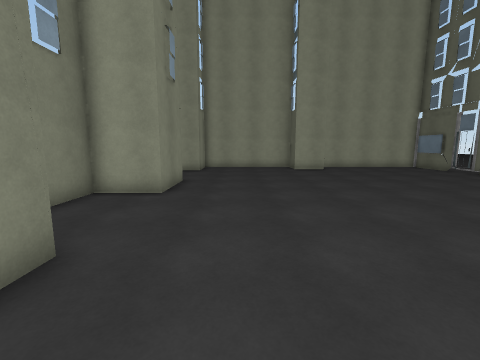
view 1 (above)

15 first-person views from a walk through a Unity game level. The camera is 1.5 m above the floor, tilts 8° down and sees 90° across. The floor is counted in squares, 1 m on a side. Each view is taken from the middle of a square. On the plan, view 1 faces up. The plan holds only what a view shows up to about 13 squares ahead; the rest is blank. The place goes on beyond the plan.

view 2
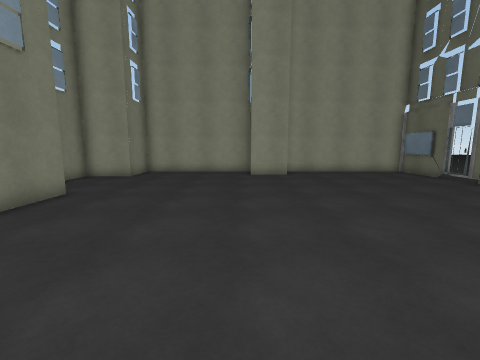

view 3
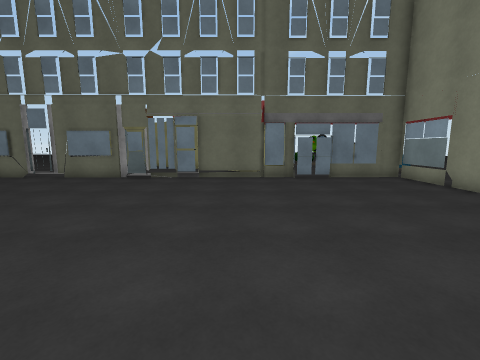

view 4
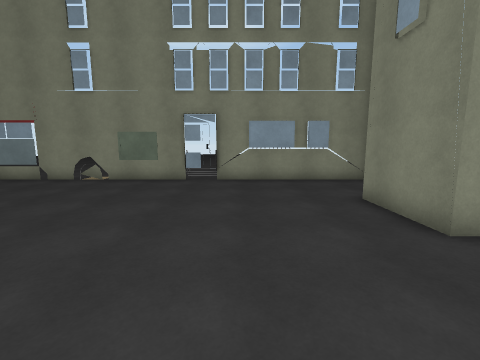

view 5
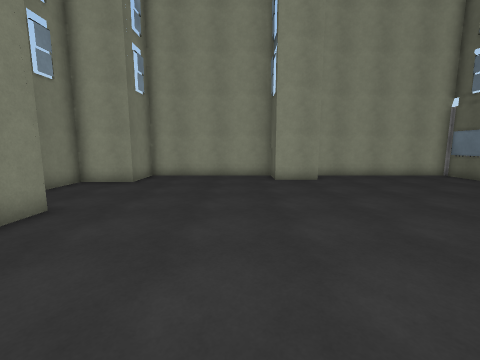

view 6
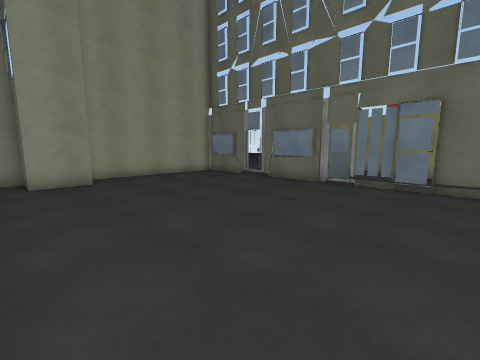

view 7
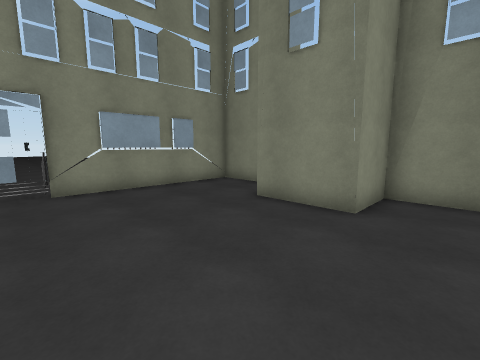

view 8
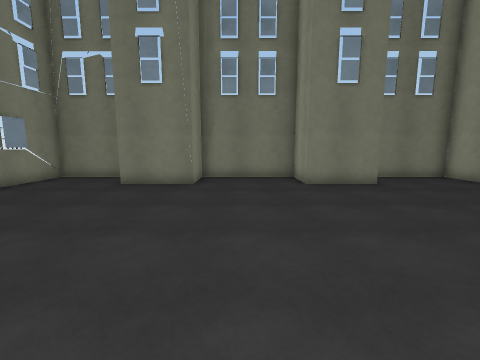

view 9
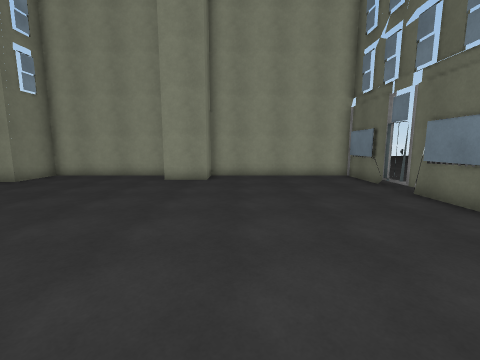

view 10
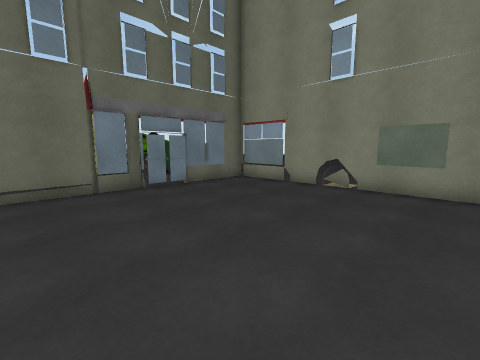

view 11
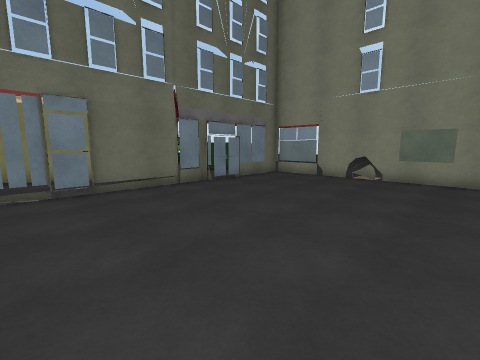

view 12
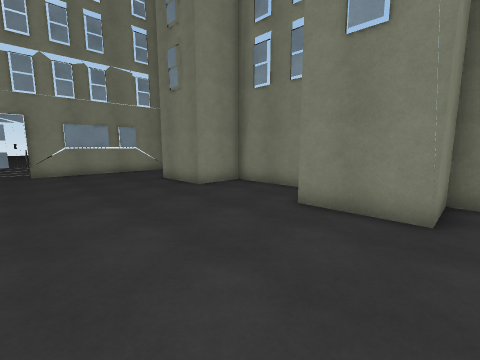

view 13
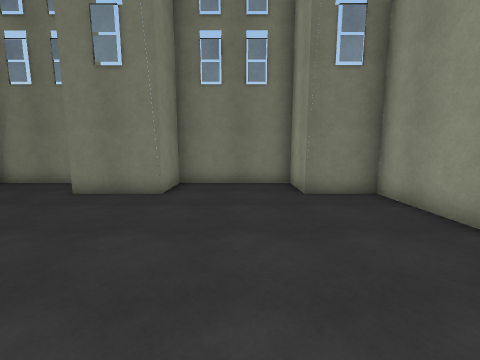

view 14
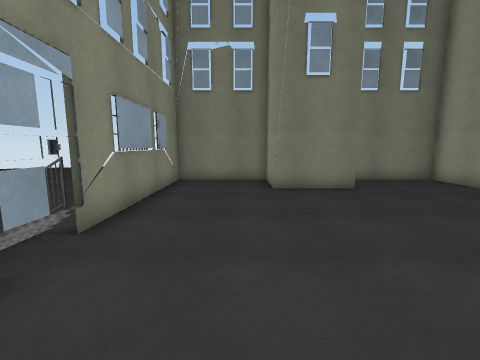

view 15
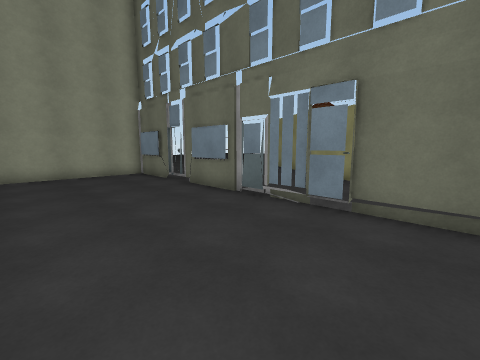

### Floor plan
Key: @ floor where view 1 was taken; # wall or solid block; x gap in a wall; . floor; B building.
Columns run from 5 left of view 1 to 14 right of it. Each row starts with its distance up from view 1.
 17   B####### #######B
 16   B......##.......B.
 15 ###...............B.
 14 #.................B.
 13 #.................B
 12 #.................B
 11 #.................B
 10  ##...............B.
  9   #...............#.
  8 #B#...............B.
  7 #.................#.
  6 #.................x.
  5 #.................B.
  4 #.................B.
  3 ###...............B
  2   B...............#
  1   B..............##.
  0 ##B..@...........##.
 -1 #.................#
 -2 #.................#
 -3 #.................#
 -4 ##BBBB#BB##########
 -5      .....   ..

Where each view was taken, in squares from view 1:
view 1: 0 up, 0 right, facing up
view 2: 3 up, 3 right, facing up
view 3: 4 up, 1 right, facing right
view 4: 7 up, 1 right, facing down
view 5: 5 up, 2 right, facing up
view 6: 5 up, 3 right, facing up-right
view 7: 5 up, 3 right, facing down-left
view 8: 5 up, 7 right, facing left
view 9: 5 up, 7 right, facing up
view 10: 5 up, 4 right, facing down-right
view 11: 8 up, 4 right, facing down-right
view 12: 11 up, 3 right, facing down-left
view 13: 13 up, 5 right, facing left
view 14: 1 down, 6 right, facing left
view 15: 4 up, 7 right, facing up-right
